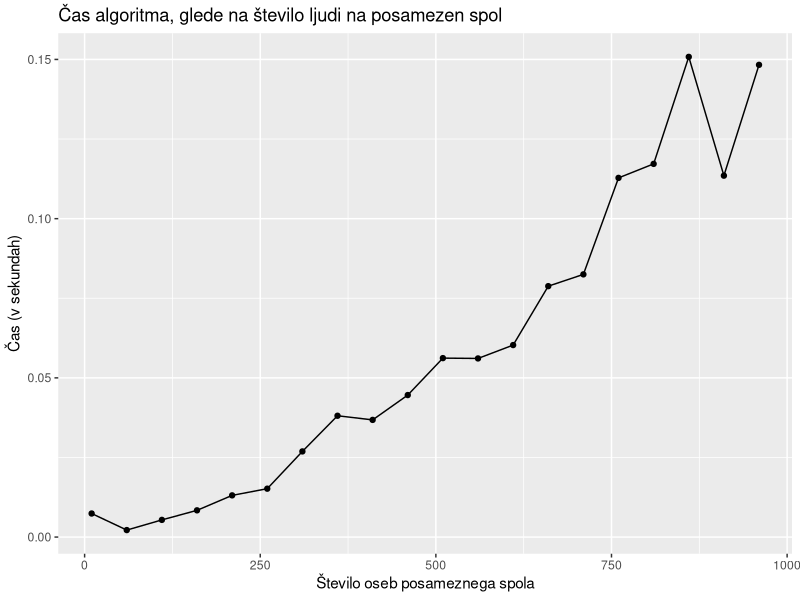

R code for this plot:
############## GALE SHAPLEY-ev ALGORITEM ##############

#slučajno zgeneriramo matriki preferenc glede na n
preference <- function(n){
  M <<- replicate(n,sample(1:n))
  Z <<- replicate(n,sample(1:n))
  n <<- n #shranimo n
}

GSA <- function(n=n,mPref=M,zPref=Z){
  #v funkcijo vpišemo število moških in žensk (ki je enako) ter matriki preferenc 
  m.samski <- 1:n #Moški, ki so samski (na začetku so vsi)
  zarocenke <- rep(0,n)
  m.zgodovina <- rep(0,n) #Število žensk, ki jih zaprosi moški
  while (length(m.samski) !=0){
    for (j in m.samski){
      m.zgodovina[j] <- m.zgodovina[j] + 1 #Zasprosi eno več kot prej
      zaprosena <- mPref[m.zgodovina[j],j] #j-ti moški v samskih zaprosi žensko, ki jo naslednjo preferira
      if (zarocenke[zaprosena] ==0){
        zarocenke[zaprosena] <- j #če je zaprošena ženska samska, potem se zaroči s moškim, ki jo je zaprosil
        m.samski <- m.samski[-match(j, m.samski)] #odstranimo j-tega moškega iz seznama samskih
      }
      else if (match(j,zPref[,zaprosena]) < match(zarocenke[zaprosena], zPref[,zaprosena])){
        #Če je vrednost j-tega moškega pri zaprošeni ženski višja kot vrednost s katerim je trenutno zaročena, 
        #zapusti trenutnega moškega in se zaroči z j-tim
        zapusceni <- zarocenke[zaprosena] #moški, ki ga bo zapustila
        zarocenke[zaprosena] <- j #nov zaročenec
        #odstranimo j-tega moškega iz seznama samskih
        m.samski <- m.samski[-match(j, m.samski)]
        #dodamo moškega, ki ga je zapustila v seznam samskih
        m.samski <- c(m.samski,zapusceni)
      }
    }
  }
  pari <- data.frame("Moški"=zarocenke,"Ženska"=1:n)
  return(list(mPref=mPref,zPref=zPref,ujemanje=pari))
}





############## ČAS ALGORITMA ##############


#Čas algoritma GSA, glede na velikost podatkov

cas_GSA <- function(n){
  #gledali bomo, koliko casa porabimo za izvedbo glede na velikost matrike
  #Čas bomo za vsak n izračunali 10x in vzeli povprečje
  cas <- c()
  for (i in 1:10){
    preference(n)
    start <- proc.time()[1]
    GSA(n,M,Z)
    end <- proc.time()[1]
    cas <- c(cas,end-start)
  }
  cas_povp <- sum(cas)/10
  return(cas_povp)
}

############## RISANJE GRAFA ##############

velikost <- seq(10, 1000, 50)
cas <- c()
for (i in velikost){
  cas <- c(cas,cas_GSA(i))
}

require(dplyr)
require(ggplot2)
podatki <- data_frame(velikost,cas)

ggplot(podatki,
       aes(x =velikost,y=cas)) + 
  geom_point() + geom_line() + 
  xlab("Število oseb posameznega spola")+
  ylab("Čas (v sekundah)") + 
  ggtitle("Čas algoritma, glede na število ljudi na posamezen spol")
